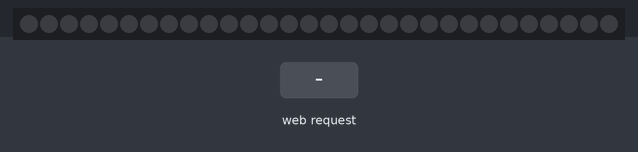
This sketch was run on a simulated ESP32. On the bench: 30 RGB LEDs in strip order, left to right. The test bench sets the inputs (shaded band). Dim RGB values are drawn brighter than linear; WiFi joins after 1.5 s; servers stay silent unless stated; random numbers use the default seed unless the sketch sets one; what the sketch prints to the serial monitor is not drawn.

Above: at 2.7 s.
2.8 s: HTTP request GET /pad?i=1 received
At 4.16 s:
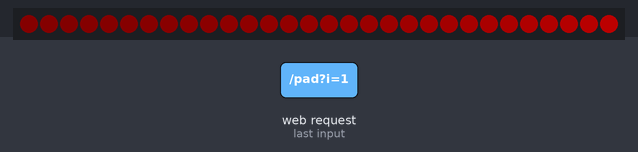
4.4 s: HTTP request GET /mode?m=1 received
At 4.52 s:
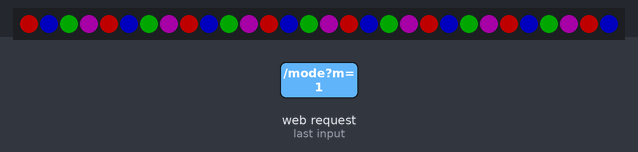
Timing chart, 0 to 7.4 s (numbered marks = the images above; inputs shaded):
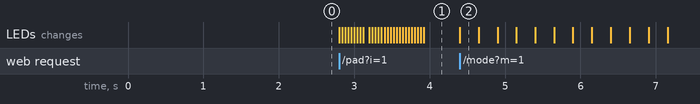

The sketch:

LED_Beat_Pad_6.ino
```cpp
#include <WiFi.h>
#include <WebServer.h>
#include <FastLED.h>

// -------- LED SETTINGS --------
#define LED_PIN 2
#define NUM_LEDS 30
#define BRIGHTNESS 80
#define LED_TYPE WS2812B
#define COLOR_ORDER GRB

CRGB leds[NUM_LEDS];

int currentMode = 0;
unsigned long beatTimer = 0;
int beatStep = 0;

// -------- WIFI SETTINGS --------
const char* WIFI_SSID = "Pixel_4593";
const char* WIFI_PASS = "jgmtwfKO#25";

WebServer server(80);


// ----------- HTML PAGE -----------------
const char webpage[] PROGMEM = R"rawliteral(
<!DOCTYPE html>
<html lang="en">
<head>
<meta charset="UTF-8">
<meta name="viewport" content="width=device-width, initial-scale=1.0">
<title>DJ Beat Pad</title>

<style>
body {
  margin: 0;
  background: linear-gradient(135deg, #0f0c29, #302b63, #24243e);
  font-family: 'Segoe UI', sans-serif;
  color: white;
  display: flex;
  justify-content: center;
  align-items: center;
  height: 100vh;
}

/* Main App Card */
.app-container {
  background: rgba(255,255,255,0.05);
  backdrop-filter: blur(15px);
  border-radius: 25px;
  padding: 30px;
  width: 420px;
  box-shadow: 0 0 40px rgba(0,0,0,0.6);
  text-align: center;
}

h2 {
  margin-bottom: 25px;
  font-weight: 600;
  letter-spacing: 1px;
}

/* Grid */
.pad-container {
  display: grid;
  grid-template-columns: repeat(3, 110px);
  gap: 20px;
  justify-content: center;
}

/* Pads */
.pad {
  width: 110px;
  height: 110px;
  border-radius: 20px;
  border: none;
  font-weight: bold;
  font-size: 15px;
  cursor: pointer;
  transition: all 0.2s ease;
  box-shadow: 0 8px 20px rgba(0,0,0,0.4);
}

.pad:hover {
  transform: translateY(-5px) scale(1.05);
  box-shadow: 0 0 20px #39ff14;
}

.pad:active {
  transform: scale(0.95);
}

/* Presets */
.preset-container {
  margin-top: 35px;
}

.preset {
  width: 100%;
  margin-top: 10px;
  padding: 12px;
  border-radius: 15px;
  border: none;
  font-weight: bold;
  cursor: pointer;
  background: rgba(255,255,255,0.08);
  color: white;
  transition: 0.2s ease;
}

.preset:hover {
  background: rgba(255,255,255,0.15);
  box-shadow: 0 0 15px #00ffff;
}

.preset.active {
  background: #ff00ff;
  box-shadow: 0 0 20px #ff00ff;
}

/* Colors */
.red{background:#ff4d4d;}
.blue{background:#4da6ff;}
.green{background:#4dff88;}
.yellow{background:#ffcc00;}
.purple{background:#cc66ff;}
.orange{background:#ff884d;}

.house{background:#ff0066;}
.trap{background:#00ccff;}
.techno{background:#00ff99;}

</style>
</head>

<body>

<div class="app-container">

<h2>🎮 DJ Beat Pad</h2>

<div class="pad-container">
  <button class="pad red" onclick="playPad(1)">Kick</button>
  <button class="pad blue" onclick="playPad(2)">Snare</button>
  <button class="pad green" onclick="playPad(3)">HiHat</button>
  <button class="pad yellow" onclick="playPad(4)">Clap</button>
  <button class="pad purple" onclick="playPad(5)">Drop</button>
  <button class="pad orange" onclick="playPad(6)">Bass</button>
</div>

<div class="preset-container">
  <button class="preset house" onclick="setMode(1)">Disco</button>
  <button class="preset trap" onclick="setMode(2)">Trap</button>
  <button class="preset techno" onclick="setMode(3)">Techno</button>
  <button class="preset" style="background:#ff2e2e;" onclick="setMode(0)">Stop</button>
</div>

</div>

<script>

// ---- SOUND FILES ----
const sounds = {
  1: new Audio("https://cdn.jsdelivr.net/gh/KirstenO09/Beat_Pad_Sounds/Kick.wav"),
  2: new Audio("https://cdn.jsdelivr.net/gh/KirstenO09/Beat_Pad_Sounds/Snare.wav"),
  3: new Audio("https://cdn.jsdelivr.net/gh/KirstenO09/Beat_Pad_Sounds/HiHat.wav"),
  4: new Audio("https://cdn.jsdelivr.net/gh/KirstenO09/Beat_Pad_Sounds/Clap.wav"),
  5: new Audio("https://cdn.jsdelivr.net/gh/KirstenO09/Beat_Pad_Sounds/Drop.wav"),
  6: new Audio("https://cdn.jsdelivr.net/gh/KirstenO09/Beat_Pad_Sounds/Bass.mp3")
};

const presetSounds = {
  1: new Audio("https://cdn.jsdelivr.net/gh/KirstenO09/Beat_Pad_Sounds/Disco_Mode.mp3"),
  2: new Audio("https://cdn.jsdelivr.net/gh/KirstenO09/Beat_Pad_Sounds/Trap_Mode.wav"),
  3: new Audio("https://cdn.jsdelivr.net/gh/KirstenO09/Beat_Pad_Sounds/Techno_Mode.wav")
};

// ---- PLAY PAD ----
function playPad(pad){
  fetch('/pad?i=' + pad);

  if(sounds[pad]){
    sounds[pad].currentTime = 0;
    sounds[pad].play();
  }
}

// ---- SET MODE ----
function setMode(mode){
  fetch('/mode?m=' + mode);

  Object.values(presetSounds).forEach(sound => {
    sound.pause();
    sound.currentTime = 0;
  });

  document.querySelectorAll('.preset').forEach(btn => {
    btn.classList.remove('active');
  });

  if(mode !== 0 && presetSounds[mode]){
    presetSounds[mode].loop = true;
    presetSounds[mode].play();
  }

}

</script>

</body>
</html>
)rawliteral";


// -------- RIPPLE SETTINGS --------
unsigned long previousMillis = 0;
const int interval = 40;

bool rippleActive = false;
int rippleCenter = 0;
int rippleStep = 0;
CRGB rippleColor;

// 6 evenly spaced centers for 30 LEDs
int sectionCenters[6] = {2, 7, 12, 17, 22, 27};

void startRipple(int center, CRGB color) {
  rippleCenter = center;
  rippleColor = color;
  rippleStep = 0;
  rippleActive = true;
}

void updateRipple() {
  if (!rippleActive) return;

  unsigned long currentMillis = millis();
  if (currentMillis - previousMillis >= interval) {
    previousMillis = currentMillis;


    fadeToBlackBy(leds, NUM_LEDS, 20);

    int left = rippleCenter - rippleStep;
    int right = rippleCenter + rippleStep;

    if (left >= 0)
      leds[left] = rippleColor;

    if (right < NUM_LEDS)
      leds[right] = rippleColor;

    FastLED.show();

    rippleStep++;

    if (left < 0 && right >= NUM_LEDS) {
      rippleActive = false;
    }
  }
}


// -------- BEAT ENGINE --------
void runBeatEngine() {

  if (currentMode == 0) return;

  unsigned long now = millis();
  //if (now - beatTimer < 300) return;  // tempo speed
  int tempo = 300;  // default speed

  if (currentMode == 1) {
  tempo = 250;   // Disco tempo
  }


  if (currentMode == 2) {
  tempo = 230;   // fast strobe trap energy
  }

  if (currentMode == 3) {
    tempo = 250;    // techno faster
  }

  if (now - beatTimer < tempo) return;

  beatTimer = now;

  switch(currentMode) {

    // -------- HOUSE (Disco Congo Line) --------
    case 1:
    {
      static int offset = 0;

      CRGB discoColors[4] = {
        CRGB::Red,
        CRGB::Blue,
        CRGB::Green,
        CRGB::Purple
      };

      for(int i = 0; i < NUM_LEDS; i++) {
        leds[i] = discoColors[(i + offset) % 4];
      }

      FastLED.show();

      offset++;
      if(offset >= 4) offset = 0;

      return;  // skip ripple engine for this mode
    }


    // -------- TRAP (Flash + Beat Synced) --------
    case 2:
    {
      static int step = 0;

      // --- KICK (Bass Ripple Pulse) ---
      if (step == 0 || step == 4) {
        startRipple(NUM_LEDS / 2, CRGB::Red);
      }

      // --- SNARE (Full Strip Flash) ---
      else if (step == 2 || step == 6) {
        fill_solid(leds, NUM_LEDS, CHSV(random(0,255), 255, 255));
        //fill_solid(leds, NUM_LEDS, CRGB::White);
        FastLED.show();
      }

      // --- HI-HATS (Quick Sparkle) ---
      else {
        for (int i = 0; i < NUM_LEDS; i++) {
          if (random(0,100) < 40) {
            leds[i] = CRGB::White;
          }
        }
        FastLED.show();
      }

      // --- HI-HAT ROLL BURST ---
      if (step == 5) {
        for (int i = 0; i < NUM_LEDS; i++) {
          leds[i] = CHSV(random(0,255), 255, 255);
        }
        FastLED.show();
      }

      step++;
      if (step >= 8) step = 0;

      return;
    }


    // -------- TECHNO (120 BPM G-Minor Drive) --------
    case 3:
    {
      static int step = 0;

      // --- Kick (Deep Purple Ripple Center) ---
      if (step % 2 == 0) {
        startRipple(NUM_LEDS / 2, CRGB(120, 0, 255));
      }

      // --- Off-beat Hi-Hat Spark ---
      else {
        for (int i = 0; i < NUM_LEDS; i++) {
          if (random(0,100) < 20) {
            leds[i] = CRGB(0,255,180);
          }
        }
        FastLED.show();
      }

      // --- End-of-bar Accent ---
      if (step == 7) {
        fill_solid(leds, NUM_LEDS, CHSV(160,255,255));
        FastLED.show();
      }

      step++;
      if (step >= 8) step = 0;

      return;
    }
  }
}


// -------- HANDLE PAD REQUEST --------
void handlePad() {

  int pad = server.arg("i").toInt();
  CRGB color = CRGB::White;

  switch(pad) {
    case 1: color = CRGB::Red; break;
    case 2: color = CRGB::Blue; break;
    case 3: color = CRGB::Green; break;
    case 4: color = CRGB::Yellow; break;
    case 5: color = CRGB(150,0,255); break;
    case 6: color = CRGB(255,100,0); break;
  }

  // Start ripple in its section
  if (pad >= 1 && pad <= 6) {
    startRipple(sectionCenters[pad - 1], color);
  }

  server.send(200, "text/plain", "OK");
}


void handleMode() {
  currentMode = server.arg("m").toInt();
  beatStep = 0;
  server.send(200, "text/plain", "OK");
}

void handleRoot() {
  server.send_P(200, "text/html", webpage);
}


// -------- SETUP --------
void setup() {

  Serial.begin(115200);

  // ---- LED INITIALIZATION (keep yours exactly as in sketch) ----
  FastLED.addLeds<LED_TYPE, LED_PIN, COLOR_ORDER>(leds, NUM_LEDS);
  FastLED.setBrightness(80);
  FastLED.clear();
  FastLED.show();

  // ---- WIFI CONNECTION ----
  WiFi.begin(WIFI_SSID, WIFI_PASS);
  Serial.print("Connecting to WiFi");

  while (WiFi.status() != WL_CONNECTED) {
    delay(500);
    Serial.print(".");
  }

  Serial.println();
  Serial.println("Connected!");
  Serial.print("IP Address: ");
  Serial.println(WiFi.localIP());

  // ---- START WEB SERVER ----
  server.on("/", handleRoot);
  server.on("/pad", handlePad);
  server.on("/mode", handleMode);
  server.begin();
}

// -------- LOOP --------
void loop() {
  server.handleClient();
  updateRipple();
  runBeatEngine();
}
```

Measured:
- after the input at 2.8 s, the LEDs: first change at once (image 1 shows a later state)
- after the input at 4.4 s, the LEDs: change at once (image 2)
